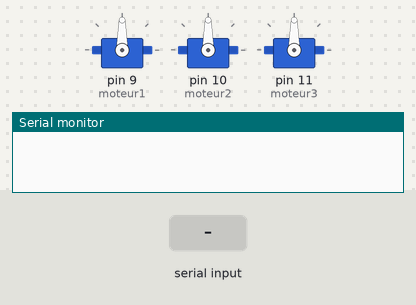
A sketch run on a simulated Arduino Uno, built with avr-gcc and run on an emulated ATmega328P. Parts: 3 × servo, the last lines printed to the serial monitor. The test bench sets the inputs (shaded band).

Above: at 2.2 s.
2.3 s: "90,45,200\n" received over Serial
At 3.5 s:
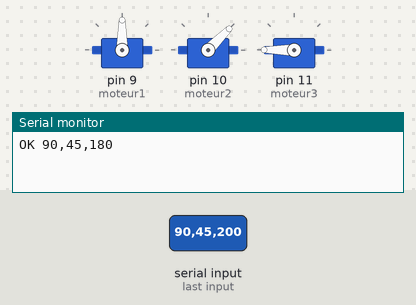
3.8 s: "30,150,10\n" received over Serial
At 4.8 s:
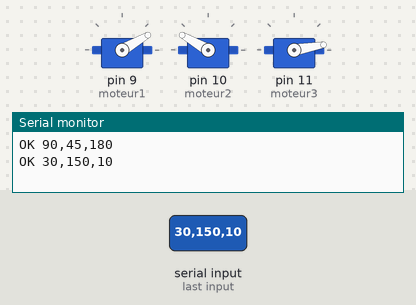
5.3 s: "1,90,45\n" received over Serial
At 5.9 s:
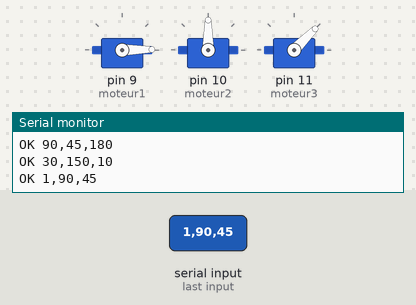
Timing chart, 0 to 8.3 s (numbered marks = the images above; inputs shaded):
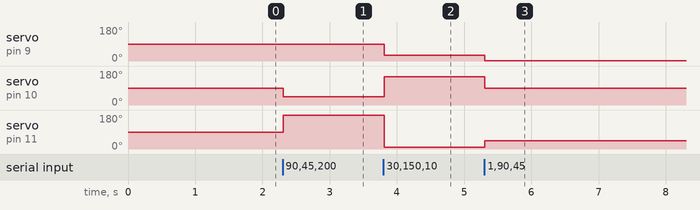

Measured:
- after the input at 2.3 s, servo on pin 10 (moteur2): 90° → 45° at once; servo on pin 11 (moteur3): 90° → 180° at once
- after the input at 3.8 s, servo on pin 9 (moteur1): 90° → 30° at once; servo on pin 10 (moteur2): 45° → 150° at once; servo on pin 11 (moteur3): 180° → 10° at once
- after the input at 5.3 s, servo on pin 9 (moteur1): 30° → 1° at once; servo on pin 10 (moteur2): 150° → 90° at once; servo on pin 11 (moteur3): 10° → 45° at once

The sketch:

prototype_robot_webcam.ino
```cpp
#include <Servo.h>


Servo moteur1;
Servo moteur2;
Servo moteur3;


int angle1 = 90;
int angle2 = 90;
int angle3 = 90;


void setup() {
  Serial.begin(9600);


  moteur1.attach(9);
  moteur2.attach(10);
  moteur3.attach(11);


  moteur1.write(angle1);
  moteur2.write(angle2);
  moteur3.write(angle3);


  delay(1000);
}


void loop() {
  if (Serial.available() > 0) {
    String commande = Serial.readStringUntil('\n');
    commande.trim();


    int virgule1 = commande.indexOf(',');
    int virgule2 = commande.indexOf(',', virgule1 + 1);


    if (virgule1 > 0 && virgule2 > virgule1) {
      int nouvelAngle1 = commande.substring(0, virgule1).toInt();
      int nouvelAngle2 = commande.substring(virgule1 + 1, virgule2).toInt();
      int nouvelAngle3 = commande.substring(virgule2 + 1).toInt();


      nouvelAngle1 = constrain(nouvelAngle1, 0, 180);
      nouvelAngle2 = constrain(nouvelAngle2, 0, 180);
      nouvelAngle3 = constrain(nouvelAngle3, 0, 180);


      angle1 = nouvelAngle1;
      angle2 = nouvelAngle2;
      angle3 = nouvelAngle3;


      moteur1.write(angle1);
      moteur2.write(angle2);
      moteur3.write(angle3);


      Serial.print("OK ");
      Serial.print(angle1);
      Serial.print(",");
      Serial.print(angle2);
      Serial.print(",");
      Serial.println(angle3);
    }
  }
}
```
